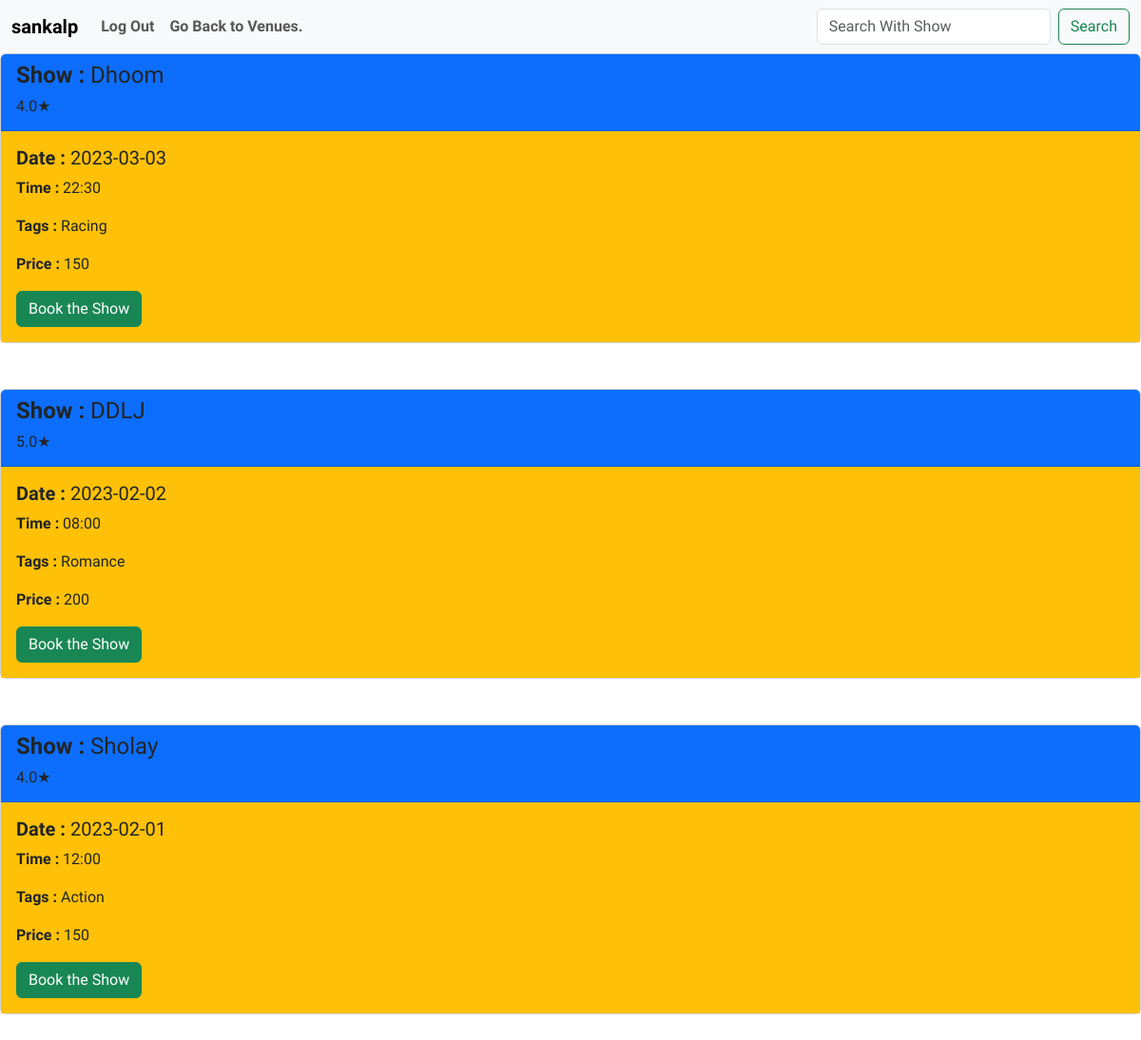
The page /1/3/show_list on the database its author committed.
### main.py (models this page shows)
class UserLogin(db.Model):
    __tablename__ = "user"
    user_id = db.Column(db.Integer , primary_key = True , autoincrement = True)
    user_name =  db.Column(db.String , nullable = False)
    user_mail =  db.Column(db.String , nullable = False)
    user_uname = db.Column(db.String , nullable = False)
    user_pass = db.Column(db.String , nullable = False)

class Shows(db.Model):
    __tablename__ = "shows"
    show_id = db.Column(db.Integer , primary_key = True , autoincrement = True)
    show_name = db.Column(db.String , nullable = False)
    show_venue = db.Column(db.Integer ,db.ForeignKey("venues.venue_id"))
    show_rating =  db.Column(db.Numeric , nullable = False)
    show_date=  db.Column(db.String , nullable = False)
    show_time = db.Column(db.String , nullable = False)
    show_tags =  db.Column(db.String , nullable = False)
    show_price =  db.Column(db.Integer , nullable = False)
    remaining_cap = db.Column(db.Integer)

### main.py (the view)
@app.route("/<user_id>/<venue_id>/show_list" , methods = ['GET' , 'POST'])
def show_list(user_id , venue_id):
    if request.method == "POST":
        param = request.form["search"]
        showList = Shows.query.filter_by(show_name = param).all()
        showList.reverse()
        user = UserLogin.query.filter_by(user_id = user_id).first()
        user_name = user.user_name
        return render_template("show_list.html" , user_id=user_id ,venue_id=venue_id, user_name = user_name ,shows = showList)
        return ["Search Param : ",param]
    else:
        showList = Shows.query.filter_by(show_venue =venue_id ).all()
        ven_name = Venues.query.filter_by(venue_id=venue_id).first().venue_name
        showList.reverse()
        user = UserLogin.query.filter_by(user_id = user_id).first()
        user_name = user.user_name
        return render_template("show_list.html" , user_id=user_id ,venue_id=venue_id, user_name = user_name ,shows = showList,venue_name = ven_name)

### templates/show_list.html (shortened to what this page needs)
<!DOCTYPE html>
<html lang="en">
<head>
    <link href="https://cdn.jsdelivr.net/npm/bootstrap@5.3.0-alpha1/dist/css/bootstrap.min.css" rel="stylesheet">
</head>
    <body>
        <nav class="navbar navbar-expand-xl navbar-light bg-light">
            <div class="container-fluid">
              <a class="navbar-brand" href="/{{user_id}}/user_profile"><strong>{{user_name}}</strong></a>
              <div class="collapse navbar-collapse show" id="navbarBasic">
                <ul class="navbar-nav me-auto mb-2 mb-xl-0">
                  <li class="nav-item">
                    <a class="nav-link" href="/log_out"><strong>Log Out</strong></a>
                  </li>
                  <li class="nav-item">
                    <a class="nav-link" href="/{{user_id}}/venue_list"><strong>Go Back to Venues.</strong></a>
                  </li>
                </ul>
                <form class="d-flex" method="post">
                  <input name="search" class="form-control me-2" type="search" placeholder="Search With Show" aria-label="Search">
                  <button class="btn btn-outline-success" type="submit">Search</button>
                </form>
              </div>
            </div>
          </nav>
        {% if shows %}
        <div>
            {% for show in shows %}
            <div class="card">
                <div class="card-header bg-primary">
                 <h4><strong>Show :</strong>  {{show.show_name}}  </h4>  <h6>{{show.show_rating|round(1)}}★</h6>
                </div>
                <div class="card-body bg-warning">
                  <h5 class="card-title"><strong>Date : </strong> {{show.show_date}}</h5>
                  <p class="card-text"><strong>Time :</strong>  {{show.show_time}}</p>
                  <p class="card-text"><strong>Tags :</strong>  {{show.show_tags}}</p>
                  <p class="card-text"><strong>Price :</strong>  {{show.show_price}}</p>
                  <a href="/{{user_id}}/{{venue_id}}/{{show.show_id}}/booking" class="btn btn-success">Book the Show</a>
                </div>
              </div>
              <br><br>
              {% endfor %}
          </div>
{% endif %}
</body>
</html>

### templates/show_list.html (style rules this page uses)
body, html { height: 100%; padding: 0; margin: 0; font-family: 'Sniglet', cursive; }

### rows shown on the page
UserLogin: user_name "sankalp"
Shows: show_name "Dhoom", show_rating "4.0", show_date "2023-03-03", show_time "22:30", show_tags "Racing", show_price "150"
Shows: show_name "DDLJ", show_rating "5.0", show_date "2023-02-02", show_time "08:00", show_tags "Romance", show_price "200"
Shows: show_name "Sholay", show_rating "4.0", show_date "2023-02-01", show_time "12:00", show_tags "Action", show_price "150"
